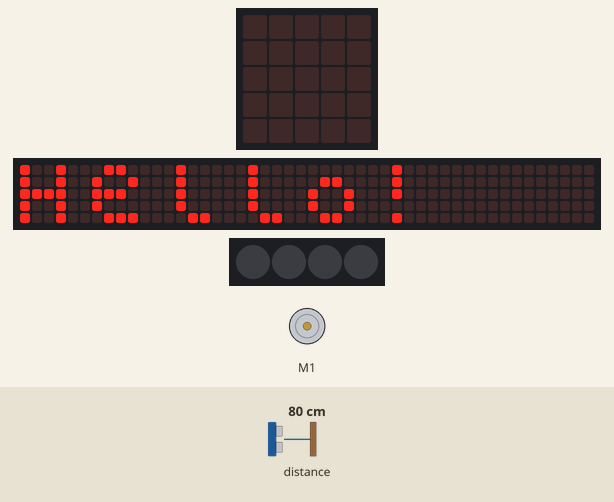
This program was run on a simulated BBC micro:bit (MakeCode). Parts: the board's 5×5 LED display, a strip that is not on the board, showing the scrolling text unrolled, 4 RGB LEDs in strip order, left to right, DC motor (green arrow = forward, orange = backward, longer = faster). The inputs (shaded band) are chosen by the test bench; at power-on: distance to the obstacle 80 cm. Dim RGB values are drawn brighter than linear; the 48×5 strip is a reading aid, not a part: it shows the text the display is scrolling, unrolled, one strip-width of it at a time.

Above: at 5.6 s.
At 8.1 s:
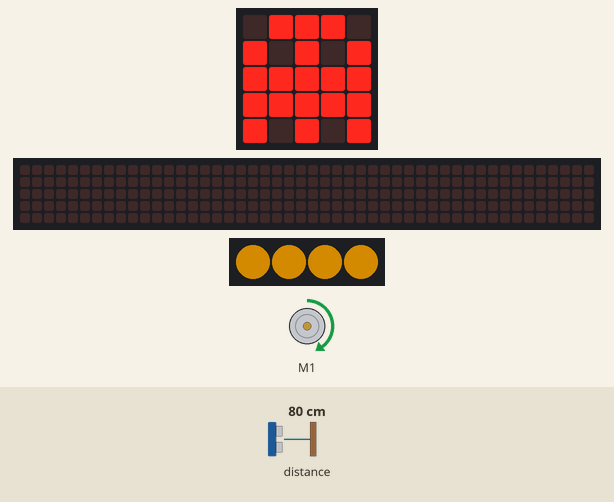
8.2 s: distance to the obstacle set to 11 cm
9.7 s: distance to the obstacle set to 8 cm
At 9.88 s:
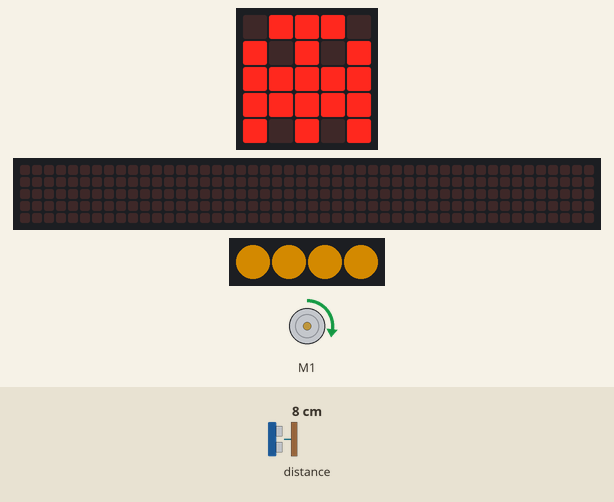
Timing chart, 0 to 17.5 s (numbered marks = the images above; inputs shaded):
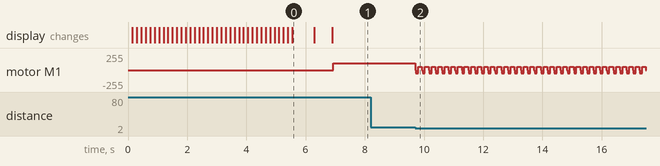

The program:

main.ts
```typescript
let distancia = 0
basic.showString("Hello!")
basic.showIcon(IconNames.Ghost)
basic.forever(function () {
    robotbit.rgb().showColor(neopixel.colors(NeoPixelColors.Orange))
    robotbit.rgb().show()
    distancia = sonar.ping(
    DigitalPin.P0,
    DigitalPin.P1,
    PingUnit.Centimeters
    )
    if (distancia < 10) {
        robotbit.MotorStopAll()
        robotbit.MotorRunDual(
        robotbit.Motors.M1A,
        -50,
        robotbit.Motors.M1A,
        -50
        )
        basic.pause(100)
        robotbit.MotorRunDual(
        robotbit.Motors.M1A,
        -50,
        robotbit.Motors.M1A,
        50
        )
        basic.pause(100)
    } else {
        robotbit.MotorRunDual(
        robotbit.Motors.M1A,
        100,
        robotbit.Motors.M1A,
        100
        )
    }
})
```

test.ts
```typescript
// aquí va el archivo "tests"; esto no se compilará cuando este paquete se utilice como una extensión.
```

Measured:
- the behaviour switches between 10 and 9 cm on distance to the obstacle (found by bisection; images 1 and 2)
- after the input at 8.2 s, every drawn part: stays the same
- after the input at 9.7 s, motor M1: forward 100/255 → stopped at once, then repeats every 0.22 s: backward 50/255 0.08 s, forward 50/255 0.12 s, stopped 0.02 s
- what the display in image 0 shows lasts 0.7 s, from 5.6 s to 6.3 s
